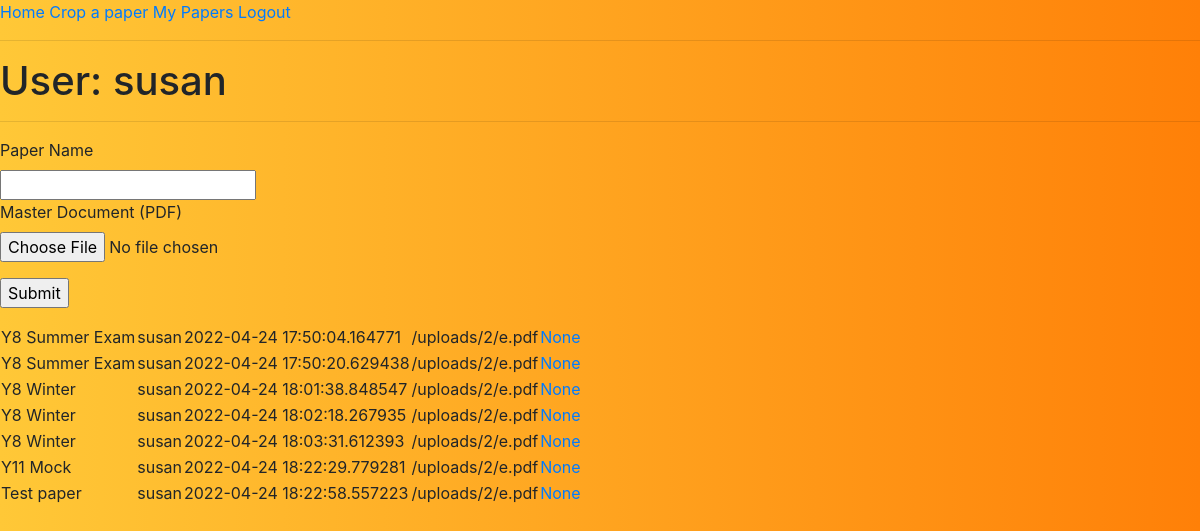
The page /user/susan (signed in) on the database as committed earlier.
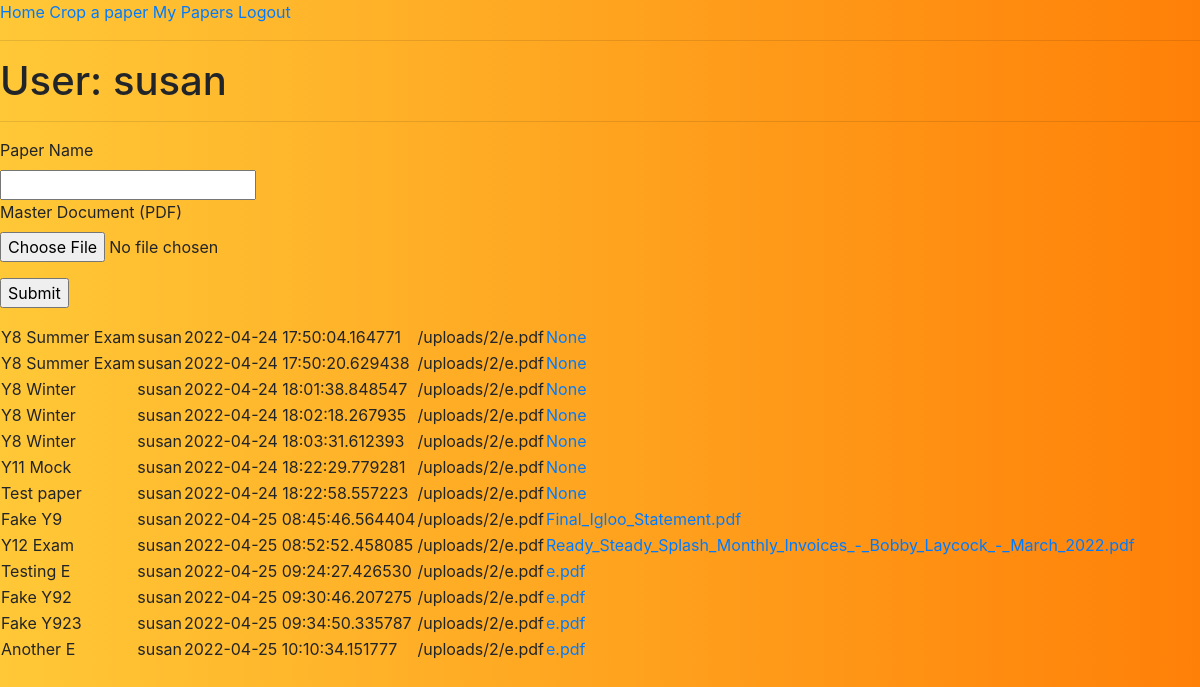
The same page on the database as committed later.
### app/models.py (models this page shows, shortened)
class User(UserMixin, db.Model):
    id = db.Column(db.Integer, primary_key=True)
    username = db.Column(db.String(64), index=True, unique=True)
    email = db.Column(db.String(120), index=True, unique=True)
    password_hash = db.Column(db.String(128))
    papers = db.relationship('Paper', backref='author', lazy='dynamic')

class Paper(db.Model):
    id = db.Column(db.Integer, primary_key=True)
    paper_name = db.Column(db.String(140))
    filename = db.Column(db.String(300))
    created_time = db.Column(db.DateTime, index=True, default=datetime.utcnow)
    user_id = db.Column(db.Integer, db.ForeignKey('user.id'))

### app/routes.py (the view, shortened to what this page needs)
@app.route('/user/<username>', methods=['GET', 'POST'])
@login_required
def user(username):
    user = User.query.filter_by(username=username).first_or_404()
    papers=user.papers.all()
    form = PaperForm()
    return render_template('user.html', user=user, form=form, papers=papers)

### app/forms.py
class PaperForm(FlaskForm):
    paper = StringField('Paper Name', validators=[DataRequired(), Length(min=1, max=140)])
    file = FileField('Master Document (PDF)', validators=[FileRequired(), FileAllowed(['pdf'], 'PDF Document only!')])
    submit = SubmitField('Submit')

### app/models.py (called while the page is built)
@login.user_loader
def load_user(id):
    return User.query.get(int(id))

### app/templates/user.html (shortened to what this page needs)
{% extends "base.html" %}
{% block content %}
<h1>User: {{ user.username }}</h1>
<hr>
<form action="" method="post" enctype="multipart/form-data" >
    <p>
        {{ form.paper.label }}<br>
        {{ form.paper(cols=64, rows=8) }}<br>
        {{ form.file.label }}<br>
        {{ form.file(cols=64, rows=8) }}<br>
    </p>
    <p>{{ form.submit() }}</p>
</form>
<table>
    {% for paper in papers %}
    <tr valign="top">
        <td>{{ paper.paper_name }}</td>
        <td>{{ paper.author.username }}</td>
        <td>{{ paper.created_time }}</td>
        <td>{{ url_for('upload', user=current_user.get_id(), filename="e.pdf") }}</td>
        <td><a href="{{ url_for('upload', user=current_user.get_id(), filename='e.pdf' ) }}">{{ paper.filename }}</a></td>
    </tr>
    {% endfor %}
</table>
{% endblock %}

### app/templates/base.html (shortened to what this page needs)
<!doctype html>
<html>
<head>
    <link href='https://cdnjs.cloudflare.com/ajax/libs/twitter-bootstrap/4.3.1/css/bootstrap.min.css' rel='stylesheet'>
    <link href='https://cdnjs.cloudflare.com/ajax/libs/cropperjs/1.5.6/cropper.min.css' rel='stylesheet'>
    <link href={{url_for('static', filename='style.css' )}} rel='stylesheet'>
</head>
<body>
    <a href="{{ url_for('index') }}">Home</a>
    <a href="{{ url_for('crop') }}">Crop a paper</a>
    {% if current_user.is_anonymous %}
    <a href="{{ url_for('login') }}">Login</a>
    {% else %}
    <a href="{{ url_for('user', username=current_user.username) }}">My Papers</a>
    <a href="{{ url_for('logout') }}">Logout</a>
    {% endif %}
    <hr>
    {% block content %}{% endblock %}
</body>
</html>

### app/static/style.css (style rules this page uses)
body { background: #ff8008; background: -webkit-linear-gradient( to right, #ffc837, #ff8008 ); background: linear-gradient( to right, #ffc837, #ff8008 ); }

Rows that differ between the two databases and show on the page:
added Paper: paper_name "Fake Y9", author.username "susan", created_time "2022-04-25 08:45:46.564404", {{ url_for('upload', user=current_user.get_id(), filename="e.pdf") }} "/uploads/2/e.pdf", filename "Final_Igloo_Statement.pdf"
added Paper: paper_name "Y12 Exam", author.username "susan", created_time "2022-04-25 08:52:52.458085", {{ url_for('upload', user=current_user.get_id(), filename="e.pdf") }} "/uploads/2/e.pdf", filename "Ready_Steady_Splash_Monthly_Invoices_-_Bobby_Laycock_-_March_2022.pdf"
added Paper: paper_name "Testing E", author.username "susan", created_time "2022-04-25 09:24:27.426530", {{ url_for('upload', user=current_user.get_id(), filename="e.pdf") }} "/uploads/2/e.pdf", filename "e.pdf"
added Paper: paper_name "Fake Y92", author.username "susan", created_time "2022-04-25 09:30:46.207275", {{ url_for('upload', user=current_user.get_id(), filename="e.pdf") }} "/uploads/2/e.pdf", filename "e.pdf"
added Paper: paper_name "Fake Y923", author.username "susan", created_time "2022-04-25 09:34:50.335787", {{ url_for('upload', user=current_user.get_id(), filename="e.pdf") }} "/uploads/2/e.pdf", filename "e.pdf"
added Paper: paper_name "Another E", author.username "susan", created_time "2022-04-25 10:10:34.151777", {{ url_for('upload', user=current_user.get_id(), filename="e.pdf") }} "/uploads/2/e.pdf", filename "e.pdf"
